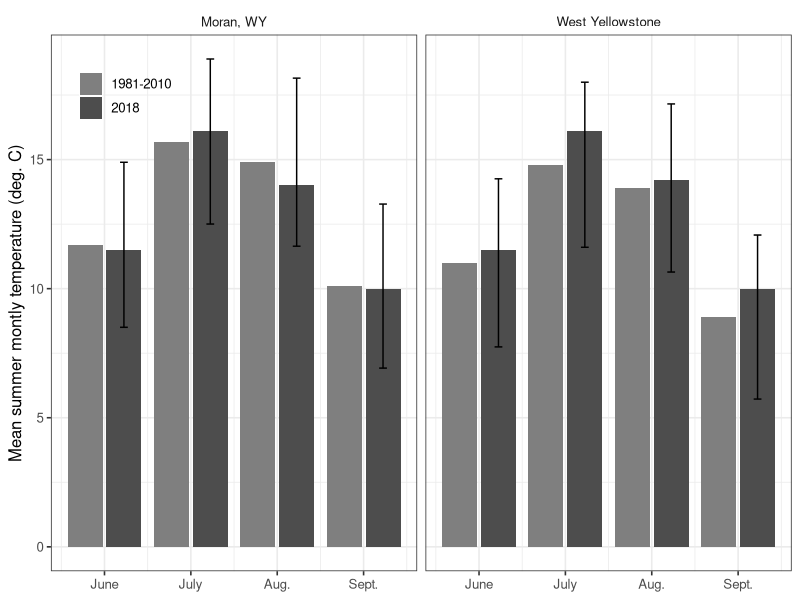

The R script that drew this image: (Note: this script raises an error after producing the figure.)
library(lubridate)
library(tidyverse)
library(cowplot)

climate_2018_raw <- read_csv('data/climate_gy_2018.csv')
climate_normals_raw <- read_csv('data/climate_normals_gy.csv')

climate_2018 <- climate_2018_raw %>% 
#   summarise_at(vars(temp,precip), list(mean = ~mean(., na.rm = T), 
#                                      sd = ~sd(., na.rm = T))) %>% 
  separate(DATE, into = c('YEAR','DATE')) %>% 
  mutate(DATE = as.integer(DATE)) %>% 
  dplyr::select(name = NAME, date = DATE, temp = TAVG, precip = PRCP) %>% 
  mutate(version = '2018') 

  

climate_normals  <- climate_normals_raw %>% 
  dplyr::select(name = NAME, date = DATE, temp = `MLY-TAVG-NORMAL`, temp_sd = `MLY-TAVG-STDDEV`,
         precip = `MLY-PRCP-NORMAL`, precip_25 = `MLY-PRCP-25PCTL`, precip_75 = `MLY-PRCP-75PCTL`) %>% 
#   summarise_at(vars(temp,precip), list(mean = ~mean(., na.rm = T), 
#                                     sd = ~sd(., na.rm = T))) %>% 
  mutate(version = '1981-2010')

climatology <- full_join(climate_2018, climate_normals) %>% 
  filter(name != 'Tower Falls')


#temp <- 
ggplot(climatology,aes(x = date, y = temp)) +
  geom_col(aes(fill = version), position = 'dodge2') +
  geom_errorbar(aes(ymin = temp - temp_sd/sqrt(26), ymax = temp + temp_sd/sqrt(26)),
                position = position_dodge2(width = 0.2, padding = 0.8)) +
  scale_fill_manual('', values = c('grey50','grey30')) +
  scale_x_continuous(breaks = c(6,7,8,9), labels = c('June','July','Aug.','Sept.')) +
  theme_bw(base_size = 12) +
  facet_wrap(~name) +
  labs(y = 'Mean summer montly temperature (deg. C)') +
  theme(legend.position = c(0.1,0.91),
        legend.background = element_blank(),
        axis.title.x = element_blank(),
        strip.background = element_blank())

precip <- 
  ggplot(climatology, aes(x = date, y = precip)) +
  geom_col(aes(fill = version), position = 'dodge2') +
  # geom_errorbar(aes(ymin = temp - temp_sd/sqrt(26), ymax = temp + temp_sd/sqrt(26)),
  #               position = position_dodge2(width = 0.2, padding = 0.8)) +
  scale_fill_manual('', values = c('grey50','grey30')) +
  scale_x_continuous(breaks = c(6,7,8,9), labels = c('June','July','Aug.','Sept.')) +
  theme_bw(base_size = 12) +
  facet_wrap(~name) +
  labs(y = 'Mean summer monthly precipitation (mm)') +
  theme(legend.position = c(0.1,0.91),
        legend.background = element_blank(),
        axis.title.x = element_blank(),
        strip.background = element_blank())

plot_grid(precip, temp, rel_widths = c(1, 1.35))




snotel <- read_csv('data/snotel.csv') %>% 
  mutate(date = parse_date(date, format = '%b-%y')) %>% 
  mutate(SWE = SWE/10) #%>% 
  #filter(month(date) %in% c(2,3,4,5)) %>% 
  #group_by(date = year(date)) %>% 
  #summarise(SWE = mean(SWE)) %>% 
  #mutate(date = parse_date(as.character(date), format = '%Y'))

month_means <- snotel %>% 
  group_by(station_name, month(date)) %>% 
  summarise(mean = mean(SWE, na.rm = T)) %>% 
  filter(`month(date)` == 5)

ggplot(snotel, aes(x = date, y = SWE)) +
  geom_hline(data = month_means, aes(yintercept = mean), linetype = 'dashed') +
  geom_line(size = 1) +
  #geom_line(aes(x = date, y = med_SWE), color = 'blue', size = 1) +
  geom_point(data = filter(snotel, month(date) == 05), aes(x = date, y = SWE), shape = 21, fill = 'grey50', size = 2.5) +
  geom_text_repel(data = filter(snotel, month(date) == 05 & year(date) == 2018), 
            aes(x = date, y = SWE, label = 'May 2018'), nudge_y = 20, nudge_x = 10) +
  facet_wrap(~station_name) +
  theme_bw(base_size = 14) +
  labs(x = 'Year', y = 'Snow Water Equivalent (cm)')
